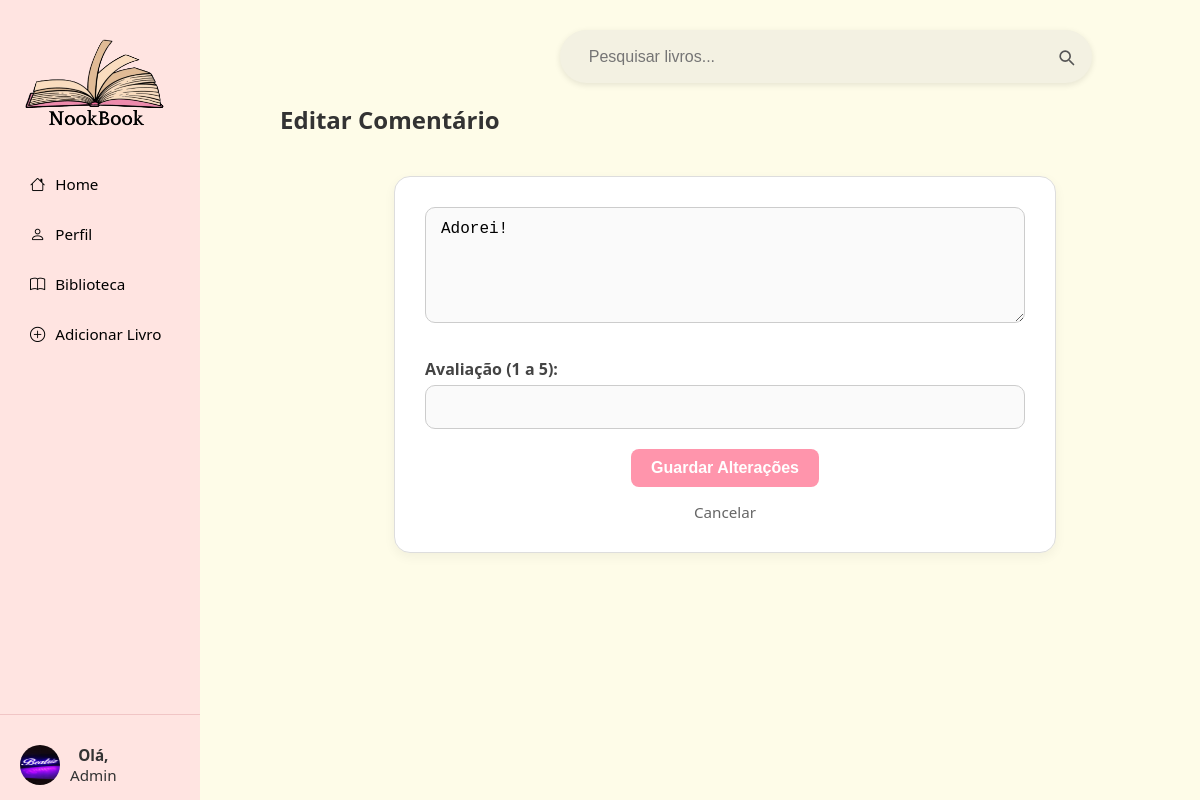
The app's page /avaliacao_api/1/editar/ (signed in) with its own data.
### nookbook/apps/Utilizadores/models.py (models this page shows, shortened)
class Utilizador(AbstractUser):
    nome = models.CharField(max_length=100, default="Utilizador")
    username = models.CharField(max_length=100, unique=True)
    email = models.EmailField(unique=True)
    biografia = models.CharField(max_length=1000, blank=True, null=True)
    foto_perfil = models.ImageField(upload_to=user_directory_path, blank=True, null=True)
    data_nascimento = models.DateField(blank=True, null=True)
    pais = models.CharField(max_length=100, blank=True, null=True)
    IDIOMAS_CHOICES = [
        ('pt', 'Português'),
        ('en', 'Inglês'),
        ('es', 'Espanhol'),
        ('fr', 'Francês'),
        ('de', 'Alemão'),
    ]
    idioma = models.CharField(max_length=10, choices=IDIOMAS_CHOICES, default='pt')
    generos_fav = models.ManyToManyField('Livros.Generos', blank=True, related_name='utilizadores')
    USERNAME_FIELD = "email"
    REQUIRED_FIELDS = ["username"]
    EMAIL_FIELD = "email"
    objects = UtilizadorManager()

### nookbook/apps/Livros/models.py (models this page shows, shortened)
class AvaliacaoAPI(models.Model):
    utilizador = models.ForeignKey('Utilizadores.Utilizador', on_delete=models.CASCADE)
    google_id = models.CharField(max_length=50)
    titulo = models.CharField(max_length=255, blank=True, null=True)
    autor = models.CharField(max_length=255, blank=True, null=True)
    capa_url = models.URLField(blank=True, null=True)
    avaliacao = models.DecimalField(
        max_digits=3,
        decimal_places=1,
        validators=[MinValueValidator(1.0), MaxValueValidator(5.0)]
    )
    comentario = models.TextField()
    data = models.DateTimeField(auto_now_add=True)
    class Meta:
        unique_together = ('utilizador', 'google_id')

### nookbook/apps/Livros/views.py (the view)
# urls.py: path('avaliacao_api/<int:avaliacao_id>/editar/', views.editar_avaliacao_api, name='editar_avaliacao_api'),
@login_required
def editar_avaliacao_api(request, avaliacao_id):
    avaliacao = get_object_or_404(AvaliacaoAPI, id=avaliacao_id, utilizador=request.user)
    if request.method == 'POST':
        avaliacao.comentario = request.POST.get('comentario', '').strip()
        avaliacao.avaliacao = Decimal(request.POST.get('avaliacao'))
        avaliacao.save()
        messages.success(request, "Comentário atualizado com sucesso.")
        return redirect('detalhe_livro_api', google_id=avaliacao.google_id)
    return render(request, 'avaliacao_editar_api.html', {'avaliacao': avaliacao})

### nookbook/apps/Livros/templates/avaliacao_editar_api.html (shortened to what this page needs)
{% extends 'base.html' %}
{% load static %}
{% block extra_head %}
<link rel="stylesheet" href="{% static 'Livros/css/avaliacoes.css' %}">
{% endblock %}
{% block content %}
<h2>Editar Comentário</h2>
<form method="POST" class="formulario">
  <textarea name="comentario" rows="5" required>{{ avaliacao.comentario }}</textarea><br>
  <label for="avaliacao">Avaliação (1 a 5):</label>
  <input type="number" name="avaliacao" min="1" max="5" step="0.5" required value="{{ avaliacao.avaliacao }}"><br>
  <button type="submit" class="guardar">Guardar Alterações</button>
  <a href="{% url 'detalhe_livro_api' avaliacao.google_id %}?voltar_para={{ request.path }}">Cancelar</a>
</form>
{% endblock %}

### nookbook/templates/base.html (shortened to what this page needs)
{% load static %}
<!DOCTYPE html>
<html lang="pt">
<head>
    <link rel="stylesheet" href="{% static 'css/styles.css' %}">
    <link href="https://cdn.jsdelivr.net/npm/bootstrap-icons/font/bootstrap-icons.css" rel="stylesheet">
    {% block extra_head %}{% endblock %}
</head>
<body>
<div class="container-menu">
    <aside id="sidebar" class="sidebar">
        <div class="top">
            <div class="logo">
                {% if user.is_authenticated %}
                    <a href="{% url 'inicio' %}">
                {% else %}
                    <a href="{% url 'pagina_inicial' %}">
                {% endif %}
                    <img src="{% static 'imagens/logo.png' %}" alt="Logo">
                    </a>
            </div>
        </div>
        <nav class="nav">
            <a href="{% if user.is_authenticated %}{% url 'inicio' %}{% else %}{% url 'pagina_login' %}{% endif %}" class="nav-item {% if request.resolver_match.url_name == 'inicio' %}active{% endif %}">
                <i class="bi bi-house"></i> Home
            </a>
            <a href="{% if user.is_authenticated %}{% url 'perfil' %}{% else %}{% url 'pagina_login' %}{% endif %}" class="nav-item {% if request.resolver_match.url_name == 'perfil' %}active{% endif %}">
                <i class="bi bi-person"></i> Perfil
            </a>
            <a href="{% if user.is_authenticated %}{% url 'pagina_biblioteca' %}{% else %}{% url 'pagina_login' %}{% endif %}" class="nav-item {% if request.resolver_match.url_name == 'pagina_biblioteca' %}active{% endif %}">
                <i class="bi bi-book"></i> Biblioteca
            </a>
            <a href="{% if user.is_authenticated %}{% url 'adicionar_livro' %}{% else %}{% url 'pagina_login' %}{% endif %}" class="nav-item {% if request.resolver_match.url_name == 'adicionar_livro' %}active{% endif %}">
                <i class="bi bi-plus-circle"></i> Adicionar Livro
            </a>
        </nav>
        <div class="bottom-profile">
            <a href="{% url 'perfil' %}" class="profile-link">
                {% if user.is_authenticated and user.foto_perfil %}
                <img src="{{ user.foto_perfil.url }}" alt="Perfil">
                {% else %}
                <img src="{% static 'imagens/profile_picture.png' %}" alt="Perfil">
                {% endif %}
                <div class="profile-info">
                    <strong>Olá,</strong><br>
                    <span>
                        {% if user.is_authenticated %}
                        {{ user.username }}
                        {% else %}
                        Visitante
                        {% endif %}
                    </span>
                </div>
            </a>
        </div>
    </aside>
    <main id="main-content">
        {% if not esconder_barra_pesquisa %}
        <div class="topo-detalhes-pesquisa">
            <form action="{% url 'pesquisar_livros' %}" method="get" class="barra-pesquisa-estilizada">
                <input type="text" name="q" placeholder="Pesquisar livros..." required>
                <button type="submit" aria-label="Pesquisar">
                    <svg xmlns="http://www.w3.org/2000/svg" width="20" height="20" fill="none" viewBox="0 0 24 24" stroke="currentColor">
                        <path stroke-linecap="round" stroke-linejoin="round" stroke-width="2" d="M21 21l-4.35-4.35M17 11a6 6 0 11-12 0 6 6 0 0112 0z"/>
                    </svg>
                </button>
            </form>
        </div>
        {% endif %}
        {% block content %}
        {% endblock %}
    </main>
</div>
</body>
</html>

### nookbook/static/css/styles.css (style rules this page uses)
body { font-family: 'Segoe UI', sans-serif; background-color: #fefce8; color: #333; padding-left: 50px; margin: 0; }
.container-menu { display: flex; min-height: 100vh; }
.sidebar { width: 200px; background-color: #ffe4e1; display: flex; flex-direction: column; justify-content: space-between; position: fixed; top: 0; left: 0; bottom: 0; z-index: 1000; transition: transform 0.3s ease; overflow-y: auto; height: 100%; }
.sidebar .top { padding: 20px; display: flex; align-items: center; justify-content: center; }
.sidebar .logo img { height: 100px; }
.nav { flex-grow: 1; }
.nav-item { display: flex; align-items: center; padding: 15px 5px 15px 10px; margin: 0 20px; text-decoration: none; color: #000; border-radius: 12px; transition: background-color 0.2s, box-shadow 0.2s; }
.nav-item i { margin-right: 10px; }
.bottom-profile { display: flex; align-items: center; padding: 15px 20px; border-top: 1px solid #f1c5c5; }
.bottom-profile img { width: 40px; height: 40px; border-radius: 50%; margin-right: 10px; }
.profile-link { display: flex; align-items: center; text-decoration: none; color: inherit; }
#main-content { margin-left: 200px; padding: 30px; width: calc(100% - 200px); box-sizing: border-box; }
.barra-pesquisa-estilizada { display: flex; align-items: center; background-color: #f3f1e2; border-radius: 999px; padding: 0.6rem 1rem; box-shadow: 0 2px 6px rgba(0, 0, 0, 0.1); max-width: 500px; width: 100%; min-width: 240px; gap: 8px; margin-bottom: 20px; margin-left: 280px; }
.barra-pesquisa-estilizada input { flex: 1; border: none; background: transparent; padding: 0.5rem 0.8rem; font-size: 1rem; outline: none; color: #333; }
.barra-pesquisa-estilizada button { background: none; border: none; cursor: pointer; color: #555; padding: 0; display: flex; align-items: center; font-size: 1.2rem; }

### nookbook/apps/Livros/static/Livros/css/avaliacoes.css (style rules this page uses)
.formulario { max-width: 600px; margin: 40px auto; padding: 30px; background-color: #fff; border: 1px solid #ddd; border-radius: 16px; box-shadow: 0 4px 12px rgba(0, 0, 0, 0.05); font-family: "Segoe UI", sans-serif; }
textarea, input[type="number"] { width: 100%; padding: 12px 15px; margin-bottom: 20px; font-size: 1rem; border: 1px solid #ccc; border-radius: 10px; background-color: #fafafa; transition: border-color 0.3s ease; box-sizing: border-box; }
label { font-weight: 600; display: block; margin: 10px 0 5px; color: #444; }
.guardar { background-color: #ff95ac; color: white; border: none; padding: 10px 20px; font-size: 1rem; font-weight: bold; border-radius: 8px; cursor: pointer; transition: background-color 0.3s ease; display: block; margin: 0 auto; width: fit-content; min-width: 160px; }
a { display: block; margin-top: 15px; text-align: center; color: #666; font-size: 0.95rem; text-decoration: none; }

### records on screen
Utilizador: foto_perfil (picture), username "Admin"
AvaliacaoAPI: comentario "Adorei!"
